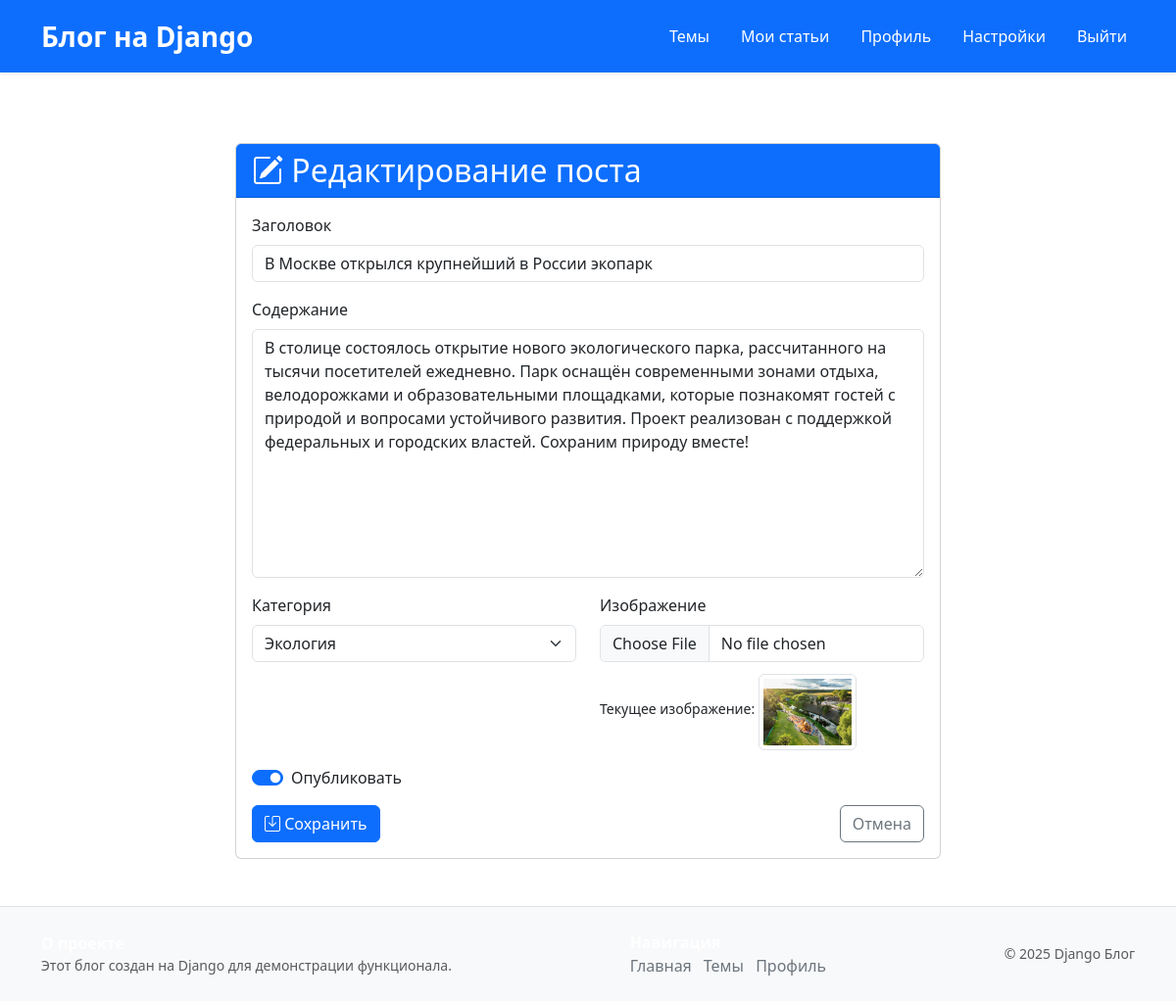
Screenshot of /post/1/edit/ (signed in) with the database file from the repository.
### main/models.py (models this page shows, shortened)
class Post(models.Model):
    title = models.CharField(max_length=200)
    content = models.TextField()
    author = models.ForeignKey(User, on_delete=models.CASCADE)
    category = models.ForeignKey(Category, on_delete=models.SET_NULL, null=True)
    published_date = models.DateTimeField(auto_now_add=True)
    image = models.ImageField(upload_to='posts/', null=True, blank=True)
    is_published = models.BooleanField(default=True)

### main/views.py (the view)
# urls.py: path('post/<int:pk>/edit/', views.post_edit, name='post_edit'),
@login_required
def post_edit(request, pk):
    post = get_object_or_404(Post, pk=pk)
    if request.user != post.author:
        raise PermissionDenied("Вы не автор этого поста")
    if request.method == 'POST':
        form = PostForm(request.POST, request.FILES, instance=post)
        if form.is_valid():
            form.save()
            return redirect('post_detail', pk=post.pk)
    else:
        form = PostForm(instance=post)
    return render(request, 'blog/post_form.html', {
        'form': form,
        'is_edit': True,
        'post': post,
    })

### main/forms.py (shortened to what this page needs)
class PostForm(forms.ModelForm):
    class Meta:
        model = Post
        fields = ['title', 'content', 'category', 'image', 'is_published']
        widgets = {
            'title': forms.TextInput(attrs={
                'class': 'form-control',
                'placeholder': _('Введите заголовок поста')
            }),
            'content': forms.Textarea(attrs={
                'class': 'form-control',
                'rows': 10,
                'placeholder': _('Напишите содержание поста здесь...')
            }),
            'category': forms.Select(attrs={
                'class': 'form-select'
            }),
            'image': forms.FileInput(attrs={
                'class': 'form-control',
                'accept': 'image/*'
            }),
            'is_published': forms.CheckboxInput(attrs={
                'class': 'form-check-input'
            })
        }
        labels = {
            'is_published': _('Опубликовать сразу')
        }
        help_texts = {
            'image': _('Рекомендуемый размер: 1200x600px')
        }

### main/models.py (called while the page is built)
    def __str__(self):
        return self.name

### project/context_processors.py (called while the page is built)
def theme_context(request):
    if request.user.is_authenticated:
        settings_obj, _ = Settings.objects.get_or_create(user=request.user)
        return {'user_theme': settings_obj.theme}
    return {'user_theme': 'light'}

### main/templates/blog/post_form.html (shortened to what this page needs)
{% extends 'base.html' %}
{% block content %}
<div class="container mt-4">
    <div class="row">
        <div class="col-md-8 mx-auto">
            <div class="card">
                <div class="card-header bg-primary text-white">
                    <h2 class="mb-0">
                        <i class="bi bi-{% if form.instance.pk %}pencil-square{% else %}plus-circle{% endif %}"></i>
                        {% if form.instance.pk %}Редактирование поста{% else %}Создание нового поста{% endif %}
                    </h2>
                </div>
                <div class="card-body">
                    <form method="post" enctype="multipart/form-data" novalidate>
                        <div class="mb-3">
                            <label for="{{ form.title.id_for_label }}" class="form-label">Заголовок</label>
                            {{ form.title }}
                        </div>
                        <div class="mb-3">
                            <label for="{{ form.content.id_for_label }}" class="form-label">Содержание</label>
                            {{ form.content }}
                        </div>
                        <div class="row">
                            <div class="col-md-6 mb-3">
                                <label for="{{ form.category.id_for_label }}" class="form-label">Категория</label>
                                {{ form.category }}
                            </div>
                            <div class="col-md-6 mb-3">
                                <label for="{{ form.image.id_for_label }}" class="form-label">Изображение</label>
                                {{ form.image }}
                                {% if form.instance.image %}
                                    <div class="mt-2">
                                        <small>Текущее изображение:</small>
                                        <img src="{{ form.instance.image.url }}" class="img-thumbnail mt-1" width="100">
                                    </div>
                                {% endif %}
                            </div>
                        </div>
                        <div class="mb-3 form-check form-switch">
                            {{ form.is_published }}
                            <label class="form-check-label" for="{{ form.is_published.id_for_label }}">Опубликовать</label>
                        </div>
                        <div class="d-flex justify-content-between">
                            <button type="submit" class="btn btn-primary">
                                <i class="bi bi-save"></i> Сохранить
                            </button>
                            <a href="{% if form.instance.pk %}{% url 'post_detail' pk=form.instance.pk %}{% else %}{% url 'home' %}{% endif %}"
                               class="btn btn-outline-secondary">
                                Отмена
                            </a>
                        </div>
                    </form>
                </div>
            </div>
        </div>
    </div>
</div>
{% endblock %}
{% block scripts %}
<link rel="stylesheet" href="https://cdn.jsdelivr.net/npm/bootstrap-icons@1.10.0/font/bootstrap-icons.css">
{% endblock %}

### static/css/style.css (style rules this page uses)
body.theme-light { --bg-color: #ffffff; --text-color: #212529; --primary-color: #0d6efd; --primary-hover: #0a58ca; --secondary-color: #6c757d; --border-color: #dee2e6; --card-bg: #ffffff; --navbar-bg: #0d6efd; --footer-bg: #343a40; --footer-text: #ffffff; --muted-text: #6c757d; }
body { background-color: var(--bg-color); color: var(--text-color); transition: background-color 0.3s ease, color 0.3s ease; }
a { color: var(--primary-color); text-decoration: none; transition: color 0.2s ease; }
.card { background-color: var(--card-bg); border-color: var(--border-color); color: var(--text-color); }
.card-header { background-color: var(--card-bg); border-bottom-color: var(--border-color); }
.form-control, .form-select { background-color: var(--card-bg); color: var(--text-color); border-color: var(--border-color); }
.form-label { color: var(--text-color); }
.btn-primary { background-color: var(--primary-color); border-color: var(--primary-color); }

### rows the page displays
Post: title "В Москве открылся крупнейший в России экопарк", content "В столице состоялось открытие нового экологического парка, рассчитанного на тысячи посетителей ежедневно. Парк оснащён современными зонами отдыха, велодорожками и образовательными площадками, которые познакомят гостей с природой и вопросами устойчивого развития. Проект реализован с поддержкой федеральных и городских властей. Сохраним природу вместе!", category "Экология", instance.image (picture), is_published "☑"
